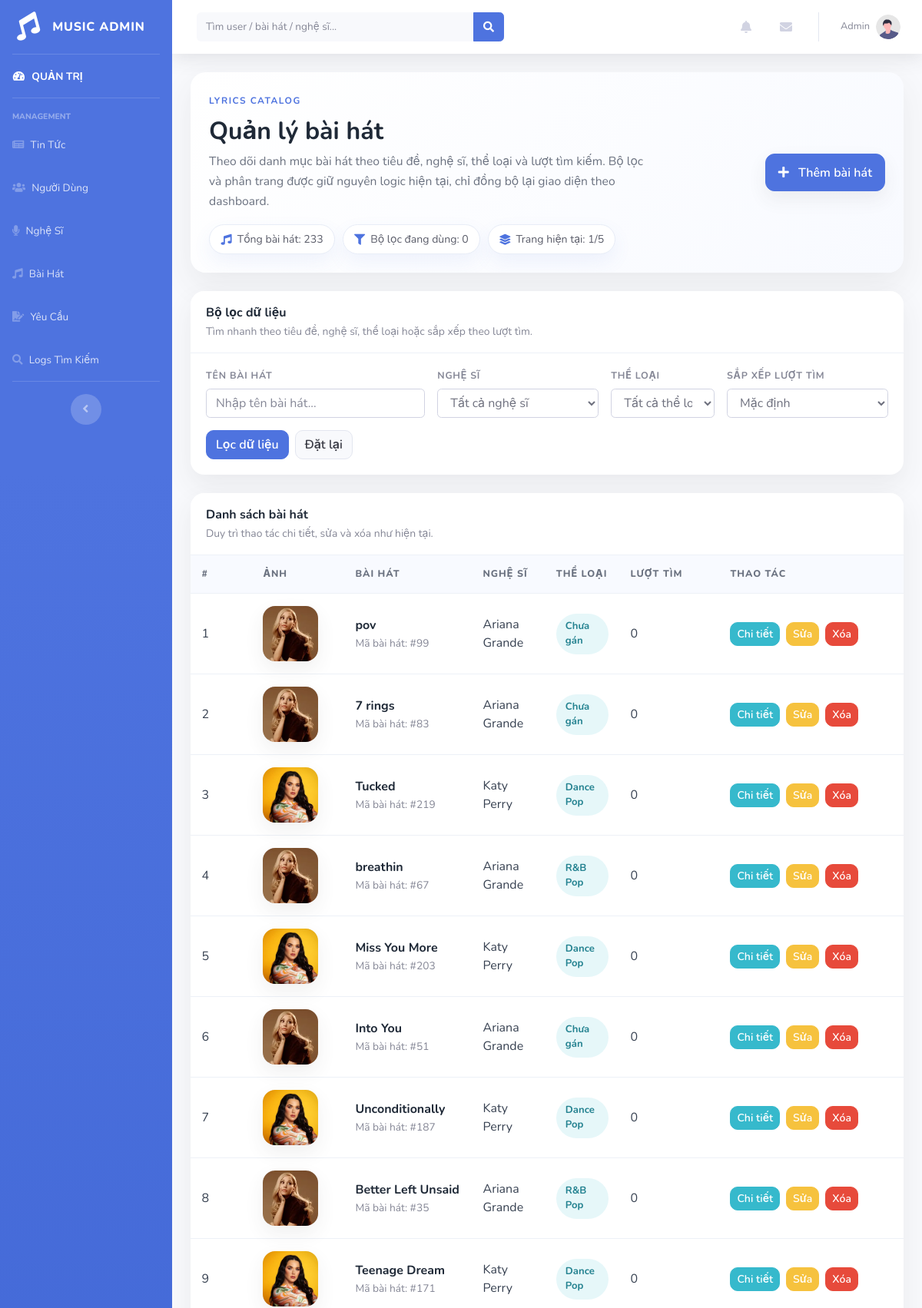
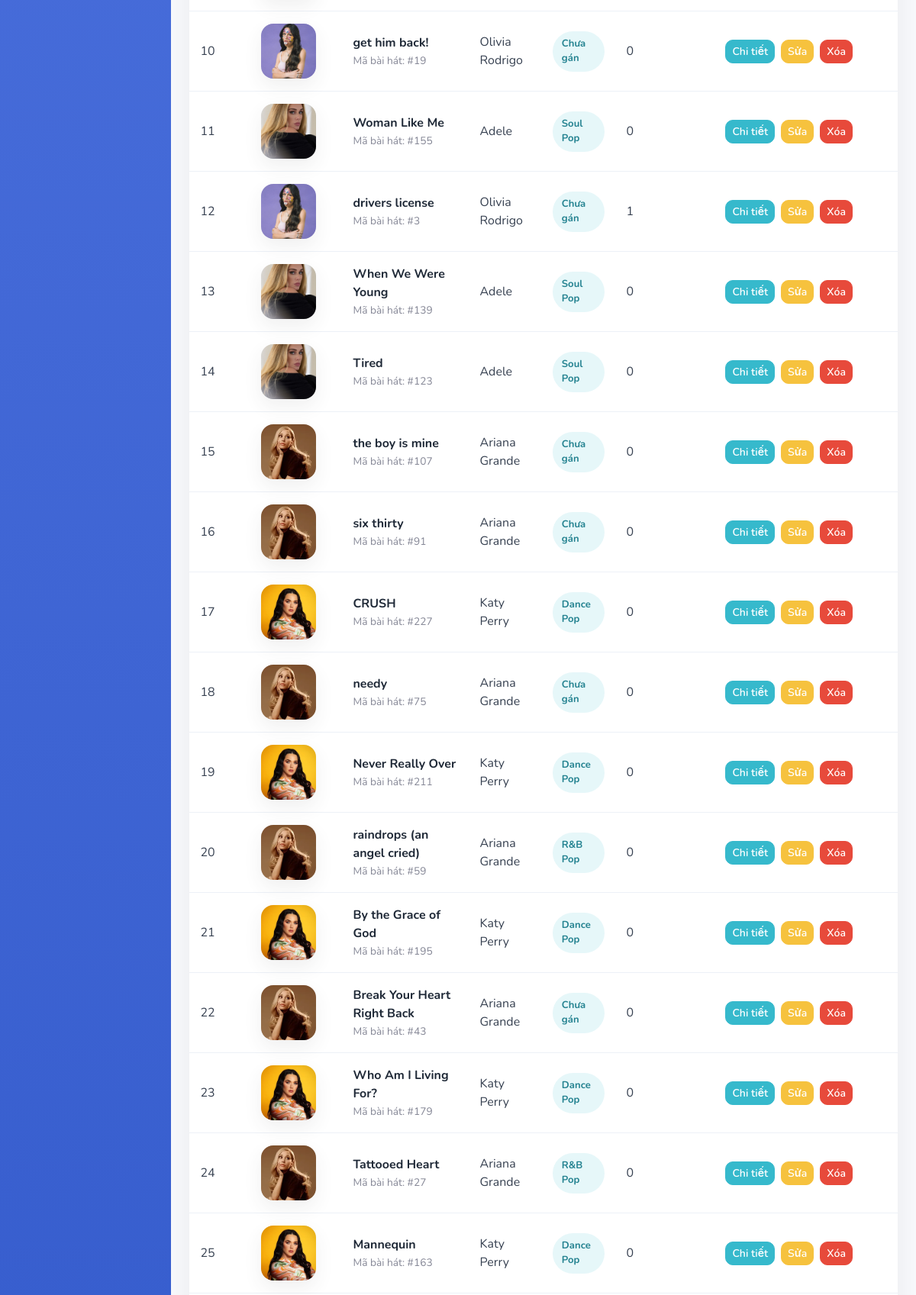
The page /admin/songs.php (upper part) on the database its author committed (2 pictures, top to bottom).
### tables this page shows
CREATE TABLE IF NOT EXISTS songs (
  song_id INT AUTO_INCREMENT PRIMARY KEY,
  title VARCHAR(200) NOT NULL,
  artist_id INT NOT NULL,
  genre_id INT NOT NULL,
  album_id INT NULL,
  cover_image VARCHAR(255) NULL,
  release_date DATE NULL,
  language VARCHAR(50) NULL,
  lyrics LONGTEXT NULL,
  meaning LONGTEXT NULL,
  youtube_video_id VARCHAR(64) NULL,
  created_at TIMESTAMP DEFAULT CURRENT_TIMESTAMP,
  KEY idx_songs_artist (artist_id),
  KEY idx_songs_genre (genre_id),
  KEY idx_songs_album (album_id)
);

CREATE TABLE IF NOT EXISTS albums (
  album_id INT AUTO_INCREMENT PRIMARY KEY,
  album_name VARCHAR(150) NOT NULL,
  artist_id INT NOT NULL,
  cover_image VARCHAR(255) NULL,
  release_year INT NULL,
  release_date DATE NULL,
  created_at TIMESTAMP DEFAULT CURRENT_TIMESTAMP,
  KEY idx_albums_artist (artist_id)
);

CREATE TABLE IF NOT EXISTS artists (
  artist_id INT AUTO_INCREMENT PRIMARY KEY,
  artist_name VARCHAR(150) NOT NULL,
  avatar VARCHAR(255) NULL,
  bio TEXT NULL,
  country VARCHAR(100) NULL,
  birth_year INT NULL,
  created_at TIMESTAMP DEFAULT CURRENT_TIMESTAMP
);

CREATE TABLE IF NOT EXISTS genres (
  genre_id INT AUTO_INCREMENT PRIMARY KEY,
  genre_name VARCHAR(100) NOT NULL
);

### config/song_helpers.php (called while the page is built, shortened)
<?php
function nln_song_cover_filename(?string $songCover, ?string $albumCover): ?string
{
    $songCover = trim((string) $songCover);
    if ($songCover !== '') {
        return $songCover;
    }
    return null;
}
function nln_admin_song_cover_path(?string $songCover, ?string $albumCover, string $fallback = '../public/assets/img/default.jpg'): string
{
    $filename = nln_song_cover_filename($songCover, $albumCover);
    $absolutePath = dirname(__DIR__) . '/public/assets/img/albums/' . $filename;
    return '../public/assets/img/albums/' . $filename;
}

### admin/songs.php (the view, shortened to what this page needs)
<?php
require_once __DIR__ . '/../config/database.php';
require_once __DIR__ . '/../config/song_helpers.php';
include 'includes/header.php';
include 'includes/sidebar.php';
$limit = 50;
$page = isset($_GET['page']) && is_numeric($_GET['page']) ? max(1, (int) $_GET['page']) : 1;
$offset = ($page - 1) * $limit;
$titleFilter = trim($_GET['title'] ?? '');
$where = [];
$params = [];
$types = '';
$whereSQL = $where ? 'WHERE ' . implode(' AND ', $where) : '';
$orderBy = 's.created_at DESC';
$countSql = "
    SELECT COUNT(DISTINCT s.song_id)
    FROM songs s
    $whereSQL
";
$stmtCount = $conn->prepare($countSql);
$stmtCount->execute();
$stmtCount->bind_result($totalRows);
$totalRows = (int) $totalRows;
$totalPages = max(1, (int) ceil($totalRows / $limit));
$sql = "
    SELECT
        s.song_id,
        s.title,
        ar.artist_name,
        s.cover_image AS song_cover,
        al.cover_image AS album_cover,
        g.genre_name,
        COUNT(sl.log_id) AS search_count
    FROM songs s
    JOIN artists ar ON ar.artist_id = s.artist_id
    LEFT JOIN albums al ON al.album_id = s.album_id
    LEFT JOIN genres g ON g.genre_id = s.genre_id
    LEFT JOIN search_logs sl ON sl.song_id = s.song_id
    $whereSQL
    GROUP BY s.song_id
    ORDER BY $orderBy
    LIMIT ? OFFSET ?
";
$stmt = $conn->prepare($sql);
if ($params) {
    $stmt->bind_param($types . 'ii', ...array_merge($params, [$limit, $offset]));
} else {
    $stmt->bind_param('ii', $limit, $offset);
}
$stmt->execute();
$songsResult = $stmt->get_result();
$songs = [];
while ($row = $songsResult->fetch_assoc()) {
    $songs[] = $row;
}
?>
<div id="content-wrapper" class="d-flex flex-column">
<div id="content">
<?php include 'includes/topbar.php'; ?>
<div class="container-fluid admin-modern-page">
    <div class="card admin-page-hero mb-4">
        <div class="card-body py-4 px-lg-4">
            <div class="row align-items-center">
                <div class="col-lg-8 mb-4 mb-lg-0">
                    <span class="admin-page-eyebrow">Lyrics Catalog</span>
                    <h1 class="admin-page-title">Quản lý bài hát</h1>
                    <p class="admin-page-subtitle">
                        Theo dõi danh mục bài hát theo tiêu đề, nghệ sĩ, thể loại và lượt tìm kiếm. Bộ lọc và phân trang
                        được giữ nguyên logic hiện tại, chỉ đồng bộ lại giao diện theo dashboard.
                    </p>
                    <div class="admin-meta-pills">
                        <span class="admin-meta-pill">
                            <i class="fas fa-music"></i>
                            Tổng bài hát: <?= number_format($totalRows) ?>
                        </span>
                        <span class="admin-meta-pill">
                            <i class="fas fa-filter"></i>
                            Bộ lọc đang dùng: <?= number_format(count($where)) ?>
                        </span>
                        <span class="admin-meta-pill">
                            <i class="fas fa-layer-group"></i>
                            Trang hiện tại: <?= number_format($page) ?>/<?= number_format($totalPages) ?>
                        </span>
                    </div>
                </div>
                <div class="col-lg-4">
                    <div class="admin-hero-actions justify-content-lg-end">
                        <a href="add_song.php" class="btn btn-primary">
                            <i class="fas fa-plus mr-2"></i> Thêm bài hát
                        </a>
                    </div>
                </div>
            </div>
        </div>
    </div>
    <div class="card admin-section-card mb-4">
        <div class="card-header">
            <div class="admin-section-title">Bộ lọc dữ liệu</div>
            <p class="admin-section-subtitle">Tìm nhanh theo tiêu đề, nghệ sĩ, thể loại hoặc sắp xếp theo lượt tìm.</p>
        </div>
        <div class="card-body">
            <form method="get" class="admin-filter-form">
                <div class="admin-filter-span-4">
                    <label class="admin-form-label">Tên bài hát</label>
                    <input
                        type="text"
                        name="title"
                        class="form-control"
                        placeholder="Nhập tên bài hát..."
                        value="<?= htmlspecialchars($titleFilter) ?>"
                    >
                </div>
                <div class="admin-filter-span-3">
                    <label class="admin-form-label">Nghệ sĩ</label>
                    <select name="artist_id" class="form-control">
                        <option value="">Tất cả nghệ sĩ</option>
                    </select>
                </div>
                <div class="admin-filter-span-2">
                    <label class="admin-form-label">Thể loại</label>
                    <select name="genre_id" class="form-control">
                        <option value="">Tất cả thể loại</option>
                    </select>
                </div>
                <div class="admin-filter-span-3">
                    <label class="admin-form-label">Sắp xếp lượt tìm</label>
                    <select name="search_sort" class="form-control">
                        <option value="">Mặc định</option>
                    </select>
                </div>
                <div class="admin-filter-span-12">
                    <div class="admin-actions">
                        <button class="btn btn-primary">Lọc dữ liệu</button>
                        <a href="songs.php" class="btn btn-light border">Đặt lại</a>
                    </div>
                </div>
            </form>
        </div>
    </div>
    <div class="card admin-section-card">
        <div class="card-header">
            <div class="admin-toolbar">
                <div>
                    <div class="admin-section-title">Danh sách bài hát</div>
                    <p class="admin-section-subtitle">Duy trì thao tác chi tiết, sửa và xóa như hiện tại.</p>
                </div>
            </div>
        </div>
        <div class="card-body p-0">
            <div class="admin-table-wrap">
                <table class="table admin-table">
                    <thead>
                        <tr>
                            <th width="80">#</th>
                            <th width="120">Ảnh</th>
                            <th>Bài hát</th>
                            <th>Nghệ sĩ</th>
                            <th>Thể loại</th>
                            <th width="130">Lượt tìm</th>
                            <th width="240">Thao tác</th>
                        </tr>
                    </thead>
                    <tbody>
                        <?php if ($songs): ?>
                            <?php foreach ($songs as $index => $song): ?>
                                <?php $img = nln_admin_song_cover_path($song['song_cover'] ?? null, $song['album_cover'] ?? null, "../public/assets/img/no-img.jpg"); ?>
                                <tr>
                                    <td><?= $offset + $index + 1 ?></td>
                                    <td>
                                        <img src="<?= htmlspecialchars($img) ?>" alt="<?= htmlspecialchars($song['title']) ?>" class="admin-thumb">
                                    </td>
                                    <td>
                                        <div class="admin-name"><?= htmlspecialchars($song['title']) ?></div>
                                        <div class="admin-subtext">Mã bài hát: #<?= (int) $song['song_id'] ?></div>
                                    </td>
                                    <td><?= htmlspecialchars($song['artist_name']) ?></td>
                                    <td>
                                        <span class="admin-badge-soft admin-badge-soft-info">
                                            <?= htmlspecialchars($song['genre_name'] ?? 'Chưa gán') ?>
                                        </span>
                                    </td>
                                    <td><?= number_format((int) $song['search_count']) ?></td>
                                    <td>
                                        <div class="admin-actions">
                                            <a href="song_details.php?id=<?= (int) $song['song_id'] ?>" class="btn btn-sm btn-info">Chi tiết</a>
                                            <a href="edit_song.php?id=<?= (int) $song['song_id'] ?>" class="btn btn-sm btn-warning">Sửa</a>
                                            <a
                                                href="delete_song.php?id=<?= (int) $song['song_id'] ?>"
                                                class="btn btn-sm btn-danger"
                                                onclick="return confirm('Xóa bài hát này?')"
                                            >Xóa</a>
                                        </div>
                                    </td>
                                </tr>
                            <?php endforeach; ?>
                        <?php endif; ?>
                    </tbody>
                </table>
            </div>
        </div>
    </div>
</div>
</div>
<?php
include 'includes/footer.php';

### admin/css/admin-modern.css (style rules this page uses)
.admin-modern-page { color: #5a5c69; }
.admin-page-hero { border: 0; border-radius: 20px; overflow: hidden; background: linear-gradient(135deg, #ffffff 0%, #f8faff 100%); box-shadow: 0 16px 40px rgba(58, 59, 69, 0.08); }
.admin-page-eyebrow { display: inline-block; margin-bottom: .75rem; font-size: .75rem; font-weight: 700; letter-spacing: .12em; text-transform: uppercase; color: #4e73df; }
.admin-page-title { margin-bottom: .5rem; font-size: 2rem; font-weight: 700; color: #1f2937; }
.admin-page-subtitle { max-width: 760px; margin-bottom: 1rem; font-size: .98rem; line-height: 1.65; color: #6b7280; }
.admin-meta-pills { display: flex; flex-wrap: wrap; gap: .6rem; }
.admin-meta-pill { display: inline-flex; align-items: center; padding: .5rem .9rem; border: 1px solid #e8edf7; border-radius: 999px; background: #fff; box-shadow: 0 10px 24px rgba(78, 115, 223, 0.08); font-size: .88rem; color: #5a5c69; }
.admin-meta-pill i { margin-right: .45rem; color: #4e73df; }
.admin-hero-actions { display: flex; flex-wrap: wrap; gap: .75rem; justify-content: flex-start; }
.admin-hero-actions .btn { min-width: 132px; padding: .72rem 1rem; border-radius: 12px; font-weight: 600; box-shadow: 0 10px 24px rgba(58, 59, 69, 0.08); }
.admin-section-card { border: 0; border-radius: 18px; background: #fff; box-shadow: 0 14px 34px rgba(58, 59, 69, 0.08); overflow: hidden; }
.admin-section-card .card-header { padding: 1rem 1.25rem; border-bottom: 1px solid #edf1f7; background: #fff; }
.admin-section-title { margin-bottom: .2rem; font-size: 1rem; font-weight: 700; color: #1f2937; }
.admin-section-subtitle { margin-bottom: 0; font-size: .87rem; color: #858796; }
.admin-toolbar { display: flex; flex-wrap: wrap; align-items: center; justify-content: space-between; gap: .75rem; }
.admin-filter-form { display: grid; grid-template-columns: repeat(12, minmax(0, 1fr)); gap: 1rem; }
.admin-filter-span-2 { grid-column: span 2; }
.admin-filter-span-3 { grid-column: span 3; }
.admin-filter-span-4 { grid-column: span 4; }
.admin-filter-span-12 { grid-column: span 12; }
.admin-form-label { display: block; margin-bottom: .45rem; font-size: .78rem; font-weight: 700; letter-spacing: .06em; text-transform: uppercase; color: #858796; }
.admin-table-wrap { overflow-x: auto; }
.admin-table { margin-bottom: 0; color: #374151; }
.admin-table thead th { padding: .95rem .9rem; border-top: 0; border-bottom: 1px solid #edf1f7; background: #f8faff; font-size: .78rem; font-weight: 800; letter-spacing: .08em; text-transform: uppercase; color: #6b7280; vertical-align: middle; }
.admin-table tbody td { padding: 1rem .9rem; border-color: #edf1f7; vertical-align: middle; }
.admin-thumb { width: 72px; height: 72px; border-radius: 16px; object-fit: cover; background: #f3f4f6; box-shadow: 0 10px 24px rgba(58, 59, 69, 0.08); }
.admin-name { font-weight: 700; color: #1f2937; }
.admin-subtext { margin-top: .15rem; font-size: .86rem; color: #858796; }
.admin-badge-soft { display: inline-flex; align-items: center; justify-content: center; padding: .42rem .75rem; border-radius: 999px; font-size: .82rem; font-weight: 700; }
.admin-badge-soft-info { background: rgba(54, 185, 204, .12); color: #258391; }
.admin-actions { display: flex; flex-wrap: wrap; gap: .5rem; }
.admin-actions .btn { border-radius: 10px; font-weight: 600; }

### rows shown on the page
songs: index "1", cover_image.cover_image (picture), title "pov", song_id "99", artist.artist_name "Ariana Grande", genre_name "Chưa gán", search_count "0"
songs: index "2", cover_image.cover_image (picture), title "7 rings", song_id "83", artist.artist_name "Ariana Grande", genre_name "Chưa gán", search_count "0"
songs: index "3", cover_image.cover_image (picture), title "Tucked", song_id "219", artist.artist_name "Katy Perry", genre.genre_name "Dance Pop", search_count "0"
songs: index "4", cover_image.cover_image (picture), title "breathin", song_id "67", artist.artist_name "Ariana Grande", genre.genre_name "R&B Pop", search_count "0"
songs: index "5", cover_image.cover_image (picture), title "Miss You More", song_id "203", artist.artist_name "Katy Perry", genre.genre_name "Dance Pop", search_count "0"
songs: index "6", cover_image.cover_image (picture), title "Into You", song_id "51", artist.artist_name "Ariana Grande", genre_name "Chưa gán", search_count "0"
songs: index "7", cover_image.cover_image (picture), title "Unconditionally", song_id "187", artist.artist_name "Katy Perry", genre.genre_name "Dance Pop", search_count "0"
songs: index "8", cover_image.cover_image (picture), title "Better Left Unsaid", song_id "35", artist.artist_name "Ariana Grande", genre.genre_name "R&B Pop", search_count "0"
songs: index "9", cover_image.cover_image (picture), title "Teenage Dream", song_id "171", artist.artist_name "Katy Perry", genre.genre_name "Dance Pop", search_count "0"
songs: index "10", cover_image.cover_image (picture), title "get him back!", song_id "19", artist.artist_name "Olivia Rodrigo", genre_name "Chưa gán", search_count "0"
songs: index "11", cover_image.cover_image (picture), title "Woman Like Me", song_id "155", artist.artist_name "Adele", genre.genre_name "Soul Pop", search_count "0"
songs: index "12", cover_image.cover_image (picture), title "drivers license", song_id "3", artist.artist_name "Olivia Rodrigo", genre_name "Chưa gán", search_count "1"
songs: index "13", cover_image.cover_image (picture), title "When We Were Young", song_id "139", artist.artist_name "Adele", genre.genre_name "Soul Pop", search_count "0"
songs: index "14", cover_image.cover_image (picture), title "Tired", song_id "123", artist.artist_name "Adele", genre.genre_name "Soul Pop", search_count "0"
songs: index "15", cover_image.cover_image (picture), title "the boy is mine", song_id "107", artist.artist_name "Ariana Grande", genre_name "Chưa gán", search_count "0"
songs: index "16", cover_image.cover_image (picture), title "six thirty", song_id "91", artist.artist_name "Ariana Grande", genre_name "Chưa gán", search_count "0"
songs: index "17", cover_image.cover_image (picture), title "CRUSH", song_id "227", artist.artist_name "Katy Perry", genre.genre_name "Dance Pop", search_count "0"
songs: index "18", cover_image.cover_image (picture), title "needy", song_id "75", artist.artist_name "Ariana Grande", genre_name "Chưa gán", search_count "0"
songs: index "19", cover_image.cover_image (picture), title "Never Really Over", song_id "211", artist.artist_name "Katy Perry", genre.genre_name "Dance Pop", search_count "0"
songs: index "20", cover_image.cover_image (picture), title "raindrops (an angel cried)", song_id "59", artist.artist_name "Ariana Grande", genre.genre_name "R&B Pop", search_count "0"
songs: index "21", cover_image.cover_image (picture), title "By the Grace of God", song_id "195", artist.artist_name "Katy Perry", genre.genre_name "Dance Pop", search_count "0"
songs: index "22", cover_image.cover_image (picture), title "Break Your Heart Right Back", song_id "43", artist.artist_name "Ariana Grande", genre_name "Chưa gán", search_count "0"
songs: index "23", cover_image.cover_image (picture), title "Who Am I Living For?", song_id "179", artist.artist_name "Katy Perry", genre.genre_name "Dance Pop", search_count "0"
songs: index "24", cover_image.cover_image (picture), title "Tattooed Heart", song_id "27", artist.artist_name "Ariana Grande", genre.genre_name "R&B Pop", search_count "0"
songs: index "25", cover_image.cover_image (picture), title "Mannequin", song_id "163", artist.artist_name "Katy Perry", genre.genre_name "Dance Pop", search_count "0"

### other values the page prints
$adminName "Admin"
$totalRows "233"
count($where) "0"
$page "1"
$totalPages "5"
